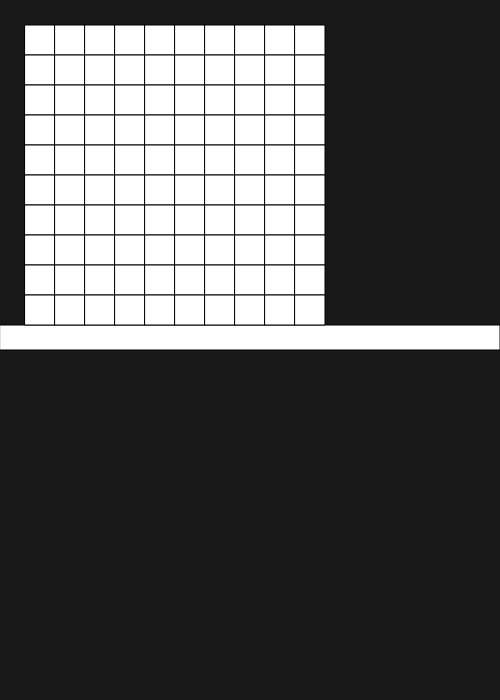
Frame 1 (no input)
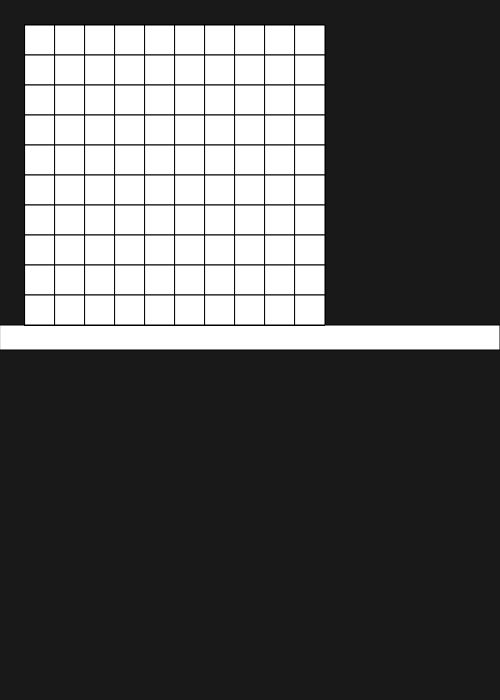
Frame 60 (no input)
Frame 120 (the mouse pressed at the canvas centre since frame 60): identical to frame 60, image omitted

The p5.js sketch that drew these frames (run headless with seeded random() and noise() and a simulated clock; from frame 60 on, the mouse is pressed at the canvas centre):

// p5.js sketch
// ── sketch.js
function setup() {
  createCanvas(500, 700);
  background (25);
  rect(0,325,500,25);
  
}

var pcGrid = [[],[],[],[],[]];
function draw()
{
    var pGrid = [(rect(25,25,25,25)),(rect(50,25,25,25)),
  (rect(75,25,25,25)),(rect(100,25,25,25)),(rect(125,25,25,25)),
  (rect(150,25,25,25)),(rect(175,25,25,25)),(rect(200,25,25,25)),
  (rect(225,25,25,25)),(rect(250,25,25,25)),(rect(25,50,25,25)),
  (rect(50,50,25,25)),(rect(75,50,25,25)),(rect(100,50,25,25)),
  (rect(125,50,25,25)),(rect(150,50,25,25)),(rect(175,50,25,25)),
  (rect(200,50,25,25)),(rect(225,50,25,25)),(rect(250,50,25,25)),
  (rect(25,75,25,25)),(rect(50,75,25,25)),(rect(75,75,25,25)),
  (rect(100,75,25,25)),(rect(125,75,25,25)),(rect(150,75,25,25)),
  (rect(175,75,25,25)),(rect(200,75,25,25)),(rect(225,75,25,25)),
  (rect(250,75,25,25)),(rect(25,100,25,25)),(rect(50,100,25,25)),
  (rect(75,100,25,25)),(rect(100,100,25,25)),(rect(125,100,25,25)),
  (rect(150,100,25,25)),(rect(175,100,25,25)),(rect(200,100,25,25)),
  (rect(225,100,25,25)),(rect(250,100,25,25)),(rect(25,125,25,25)),
  (rect(50,125,25,25)),(rect(75,125,25,25)),(rect(100,125,25,25)),
  (rect(125,125,25,25)),(rect(150,125,25,25)),(rect(175,125,25,25)),
  (rect(200,125,25,25)),(rect(225,125,25,25)),(rect(250,125,25,25)),
  (rect(25,150,25,25)),(rect(50,150,25,25)),(rect(75,150,25,25)),
  (rect(100,150,25,25)),(rect(125,150,25,25)),(rect(150,150,25,25)),
  (rect(175,150,25,25)),(rect(200,150,25,25)),(rect(225,150,25,25)),
  (rect(250,150,25,25)),(rect(25,175,25,25)),(rect(50,175,25,25)),
  (rect(75,175,25,25)),(rect(100,175,25,25)),(rect(125,175,25,25)),
  (rect(150,175,25,25)),(rect(175,175,25,25)),(rect(200,175,25,25)),
  (rect(225,175,25,25)),(rect(250,175,25,25)),(rect(25,200,25,25)),
  (rect(50,200,25,25)),(rect(75,200,25,25)),(rect(100,200,25,25)),
  (rect(125,200,25,25)),(rect(150,200,25,25)),(rect(175,200,25,25)),
  (rect(200,200,25,25)),(rect(225,200,25,25)),(rect(250,200,25,25)),
  (rect(25,225,25,25)),(rect(50,225,25,25)),(rect(75,225,25,25)),
  (rect(100,225,25,25)),(rect(125,225,25,25)),(rect(150,225,25,25)),
  (rect(175,225,25,25)),(rect(200,225,25,25)),(rect(225,225,25,25)),
  (rect(250,225,25,25)),(rect(25,250,25,25)),(rect(50,250,25,25)),
  (rect(75,250,25,25)),(rect(100,250,25,25)),(rect(125,250,25,25)),
  (rect(150,250,25,25)),(rect(175,250,25,25)),(rect(200,250,25,25)),
  (rect(225,250,25,25)),(rect(250,250,25,25))];
function randBlock(){
    console.log(pGrid[Math.round(Math.random() * pGrid.length - 1 )])
}
  
  
  pGrid[0].fill("Green");
}




/*function setup() {
  createCanvas(windowWidth, windowHeight);
  background (25);
}



var xCoord = 0;
var yCoord = 0;

function setup() {
    createCanvas(450, 450);
    rectMode(CORNERS);
    background(0);
    fill(255);

   strokeWeight(1);
    line(50, 0, 50, height);
    line(100, 0, 100, height);
    line(150, 0, 150, height);
    line(200, 0, 200, height);
    line(250, 0, 250, height);
    line(300, 0, 300, height);
    line(350, 0, 350, height);
    line(400, 0, 400, height);

   line(0, 50, width, 50);
    line(0, 100, width, 100);
    line(0, 150, width, 150);
    line(0, 200, width, 200);
    line(0, 250, width, 250);
    line(0, 300, width, 300);
    line(0, 350, width, 350);
    line(0, 400, width, 400);
}

var playerGrid = [[0, 0, 0, 0, 0, 0, 0, 0, 0],
                  [0, 0, 0, 0, 0, 0, 0, 0, 0],
                  [0, 0, 0, 0, 0, 0, 0, 0, 0],
                  [0, 0, 0, 0, 0, 0, 0, 0, 0],
                  [0, 0, 0, 0, 0, 0, 0, 0, 0],
                  [0, 0, 0, 0, 0, 0, 0, 0, 0],
                  [0, 0, 0, 0, 0, 0, 0, 0, 0],
                  [0, 0, 0, 0, 0, 0, 0, 0, 0],
                  [0, 0, 0, 0, 0, 0, 0, 0, 0]];
var computerGrid = [[0, 0, 0, 0, 0, 0, 0, 0, 0],
                    [0, 0, 0, 0, 0, 0, 0, 0, 0],
                    [0, 0, 0, 0, 0, 0, 0, 0, 0],
                    [0, 0, 0, 0, 0, 0, 0, 0, 0],
                    [0, 0, 0, 0, 0, 0, 0, 0, 0],
                    [0, 0, 0, 0, 0, 0, 0, 0, 0],
                    [0, 0, 0, 0, 0, 0, 0, 0, 0],
                    [0, 0, 0, 0, 0, 0, 0, 0, 0],
                    [0, 0, 0, 0, 0, 0, 0, 0, 0]];

var carrier = 5;
var battleship = 4;
var cruise = 3;
var submarine = 3;
var destroyer = 2;



//function place(object) {
 //   if (object == "ship") {

  // }
    //else if (object == "miss") {

   //}
    //else if (object == "hit")
//}

var placeShip;

function keyPressed() {
    placeShip = false;
    if (keyCode == LEFT_ARROW) {
        if (xCoord >= 50) {
            xCoord -= 50;
        }
    }
    else if (keyCode == RIGHT_ARROW) {
        if (xCoord < 400) {
            xCoord += 50;
        }

   }
    else if (keyCode == UP_ARROW) {
        if (yCoord >= 50) {
            yCoord -= 50;
        }

   }
    else if (keyCode == DOWN_ARROW){
        if (yCoord < 400) {
            yCoord += 50;
        }
    }
    else if (keyCode == ENTER) {
        placeShip = true;
    }
}

//function mouseClicked() {

//}

function draw() {
    
   stroke(255);
    strokeWeight(5);
    fill(0);
    rect(xCoord, yCoord, xCoord + 50, yCoord + 50);

   if (placeShip) {
        noStroke();
        fill("green");
        rect(xCoord, yCoord, xCoord + 50, yCoord + 50);
    }
    //textSize(10);
    //textAlign(CENTER);
    //fill(255);
    //text("Place your ships!", width/2, 440);
}
*/

var xloc = 25;
var yloc = 25;
var lsize = 30;
function draw(){
    
   fill("White");  //generating squares/rects
    var p2html = []; //coil = row, coil2 = column
    for (coil = 0; coil < 10; coil ++){
        for (coil2 = 0; coil2 < 10; coil2++){
            p2html.push(rect(xloc + lsize*(coil), yloc + lsize* (coil2 ), lsize, lsize));
        }
    }

   
   
}
